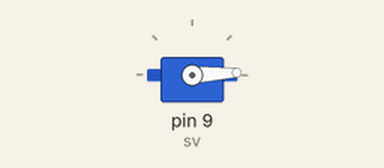
Recording of a sketch running on a simulated Arduino Uno, built with avr-gcc and run on an emulated ATmega328P. Shown: servo.

Above: at 0.05 s.
At 0.9 s:
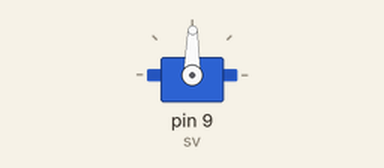
At 1.75 s:
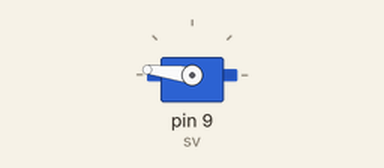
At 3.45 s:
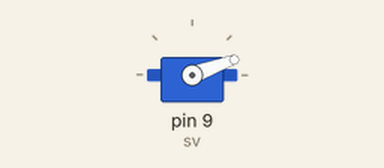
Timing chart, 0 to 8.4 s (numbered marks = the images above):
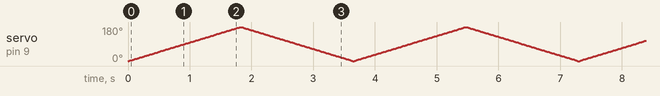

The sketch:

proje.ino
```cpp
// Servo Taraması
#include <Servo.h>
Servo sv;
void setup(){ sv.attach(9); }
void loop(){
  for(int a=0;a<=180;a++){ sv.write(a); delay(10); }
  for(int a=180;a>=0;a--){ sv.write(a); delay(10); }
}
```
